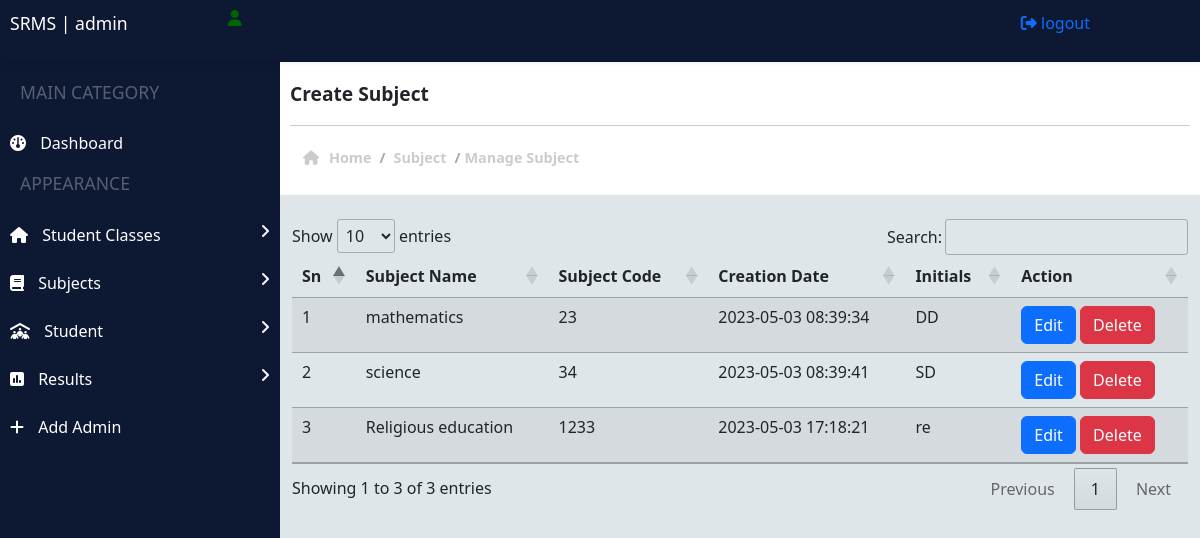
The app's page /admin/manage_subject.php (signed in) with its own data.
### tables this page shows
CREATE TABLE `tbl_subject` (
  `id` int(11) NOT NULL,
  `subjectName` varchar(255) NOT NULL,
  `subjectCode` int(100) NOT NULL,
  `Creationdate` timestamp NOT NULL DEFAULT current_timestamp() ON UPDATE current_timestamp(),
  `initials` varchar(20) DEFAULT NULL
);

### admin/manage_subject.php (the view, shortened to what this page needs)
<link href="https://cdn.jsdelivr.net/npm/bootstrap@5.2.3/dist/css/bootstrap.min.css" rel="stylesheet" >
<link rel="stylesheet" href="//cdn.datatables.net/1.13.4/css/jquery.dataTables.min.css">
<link rel="stylesheet" href="https://cdn.datatables.net/1.13.4/css/jquery.dataTables.min.css">
<?php
    include_once('partials/header.php');
    include_once('partials/left_bar.php');
 ?>
<div class="rightbar">
    <div class="top">
        <span>create subject</span>
        <hr>
        <div class="row breadcrumb-div">
            <div class="col-md-6">
                <ul class="breadcrumb">
                    <li><a href="index.php"><i class="fa fa-home"></i> <span style="padding: 0 3px;"></span> Home</a></li>
                    <span> / </span>
                    <li><a href="#">subject</a></li>
                    <span> / </span>
                    <li class="active">manage subject</li>
                </ul>
            </div>
        </div>
    </div>
    <div class="container-fluid mt-4">
        <div class="row">
            <div class="col-12">
            <table id="example" class="table table-hover table-striped">
                <thead>
                    <tr>
                        <th>Sn</th>
                        <th>Subject Name</th>
                        <th>Subject Code</th>
                        <th>Creation Date</th>
                        <th>Initials</th>
                        <th>Action</th>
                    </tr>
                </thead>
                <tbody>
                    <?php
                        $sql = "select * from tbl_subject";
                        $res = mysqli_query($conn, $sql);
                        $count = mysqli_num_rows($res);
                        if($count > 0){
                            $sn =1;
                            while($row = mysqli_fetch_assoc($res)){
                                $id = $row['id'];
                                $subjectName = $row['subjectName'];
                                $subjectCode = $row['subjectCode'];
                                $creationDate = $row['Creationdate'];
                                $initials = $row['initials'];
                                ?>
                                <tr>
                                    <td><?php echo $sn++; ?></td>
                                    <td><?php echo $subjectName?></td>
                                    <td><?php echo $subjectCode?></td>
                                    <td><?php echo $creationDate?></td>
                                    <td><?php echo $initials?></td>
                                    <td>
                                        <a href="<?php echo SITEURL; ?>edit_subject.php?id=<?php echo $id ?>" class="btn btn-primary btn-small">Edit</a>
                                        <a href="<?php echo SITEURL ?>delete_subject.php?id=<?php echo $id; ?>" class="btn btn-danger btn-small">Delete</a>
                                    </td>
                                </tr>
                                <?php
                            }
                        }
                    ?>
                </tbody>
            </table>
            </div>
        </div>
    </div>
</div>

### admin/css/style.css (style rules this page uses)
* { padding: 0; margin: 0; box-sizing: border-box; }
body { padding-top: 40px; overflow-x: hidden; background-color: #dfe6e9; }
.rightbar { width: calc(100% - 280px); height: 100vh; background-color: #dfe6e9; position: absolute; left: 280px; top: 30px; }
.rightbar .top { background-color: #fff !important; padding: 50px 10px 6px; text-transform: capitalize; font-size: 1.2rem; font-weight: 900; }
.breadcrumb { display: flex; list-style: none; font-size: .9rem; padding: 5px ; opacity: .4; }
.breadcrumb li, .breadcrumb li a { color: grey; padding: 0 4px; text-decoration: none; }

### records on screen
tbl_subject: subjectName "mathematics", subjectCode "23", Creationdate "2023-05-03 08:39:34", initials "DD"
tbl_subject: subjectName "science", subjectCode "34", Creationdate "2023-05-03 08:39:41", initials "SD"
tbl_subject: subjectName "Religious education", subjectCode "1233", Creationdate "2023-05-03 17:18:21", initials "re"
